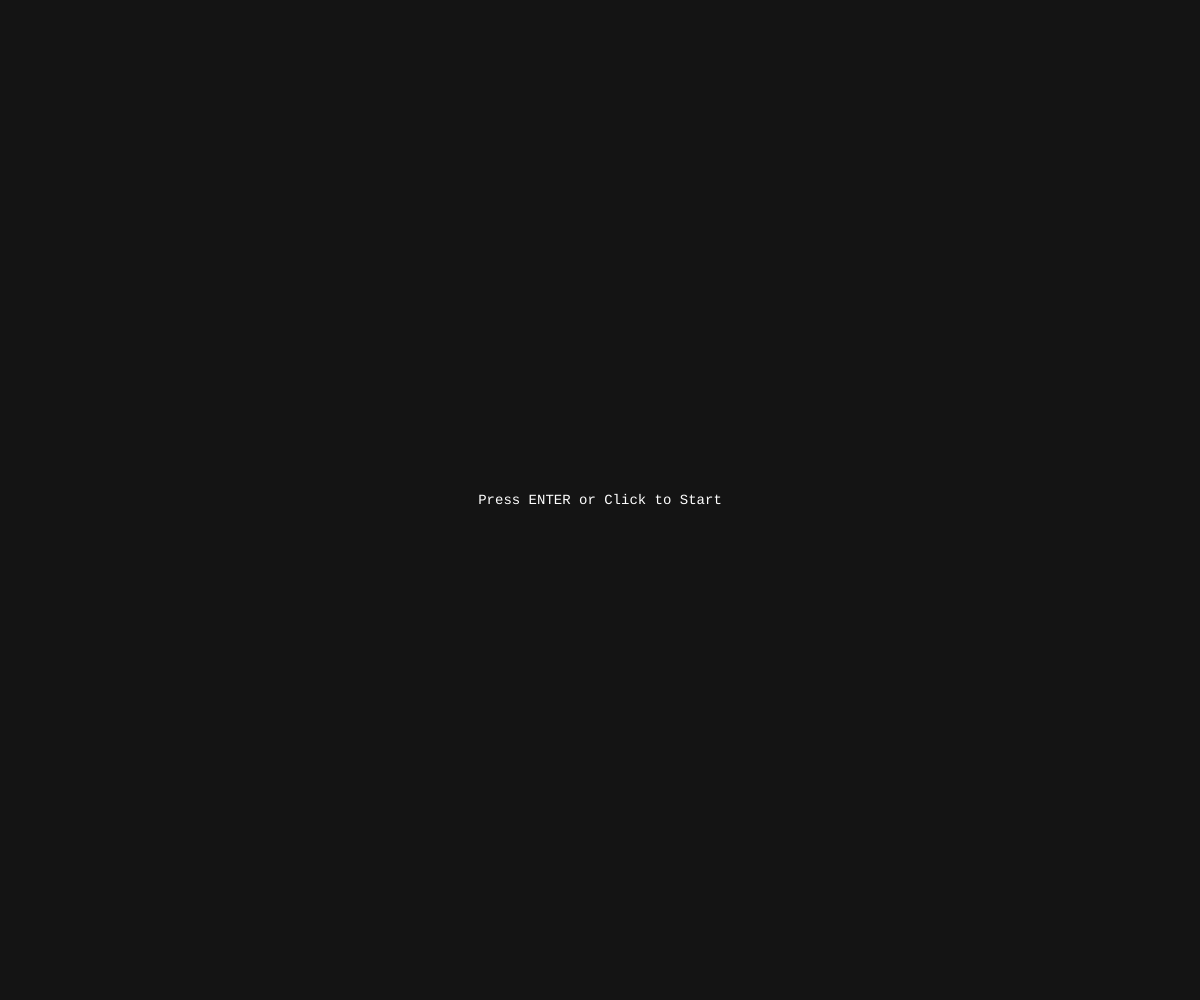
Frame 1 (no input)
Frame 60 (no input): identical to frame 1, image omitted
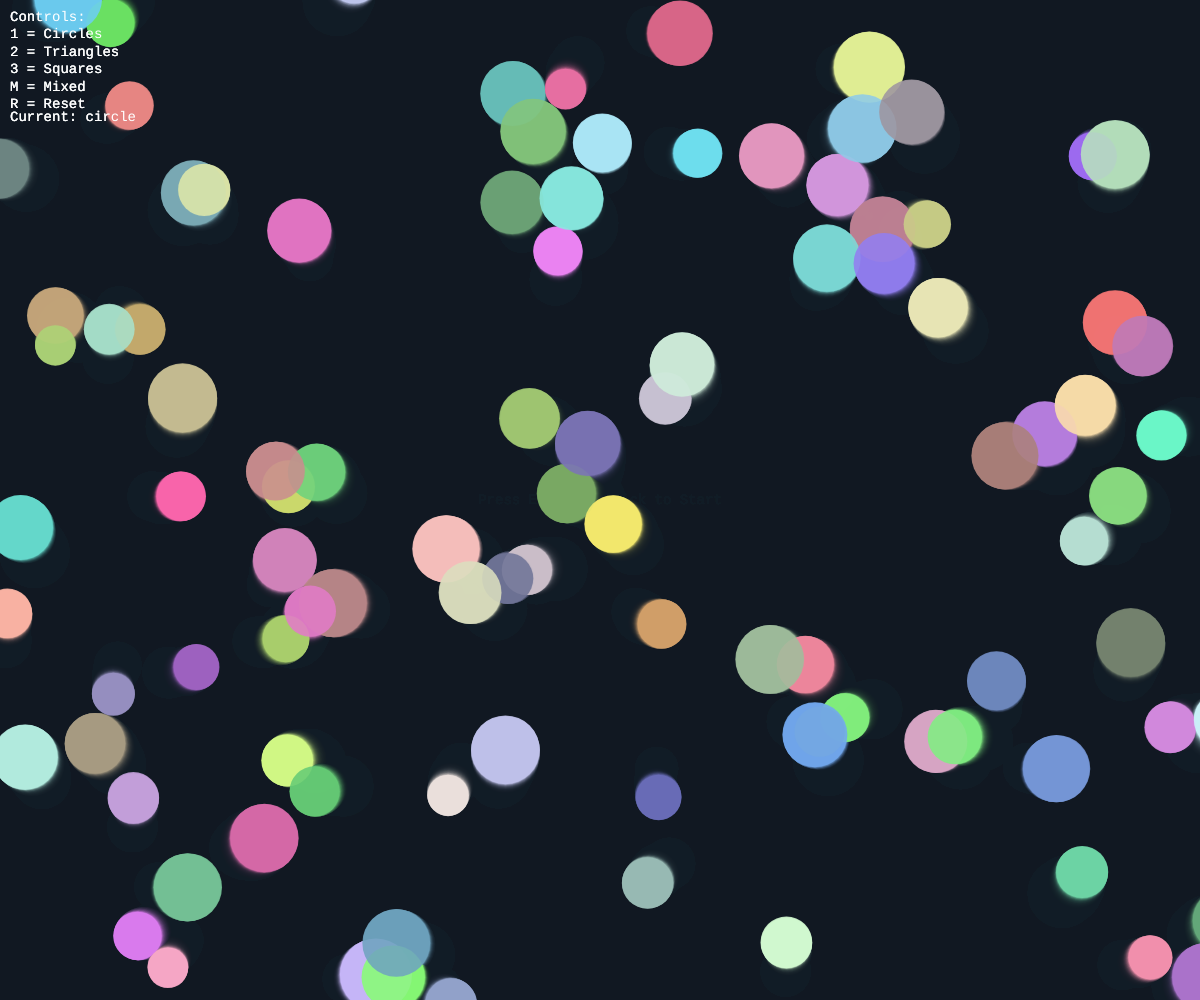
Frame 120 (the mouse pressed at the canvas centre since frame 60)

The p5.js sketch that drew these frames (run headless with seeded random() and noise() and a simulated clock; from frame 60 on, the mouse is pressed at the canvas centre):

// p5.js sketch
// ── sketch.js
let shapes = [];
let shapeType = "circle"; // default
let animationStarted = false;

function setup() {
    createCanvas(windowWidth, windowHeight);
    noStroke();
    textFont("monospace");
    textSize(14);
    fill(255);

    // Show a start screen
    background(20);
    textAlign(CENTER, CENTER);
    text("Press ENTER or Click to Start", width / 2, height / 2);
}

function draw() {
    if (!animationStarted) return; // wait until user starts

    background(20, 30, 40, 50); // trails effect

    shapes.forEach(s => {
        s.update();
        s.display();
    });

    drawHUD(shapeType);
}

// Start animation on click or ENTER
function keyPressed() {
    if (!animationStarted && keyCode === ENTER) {
        startAnimation();
    } else {
        // existing controls
        let result = handleControls(key, shapeType, shapes);
        shapeType = result.shapeType;
        shapes = result.shapes;
    }
}

function mousePressed() {
    if (!animationStarted) {
        startAnimation();
    }
}

function startAnimation() {
    animationStarted = true;
    shapes = createShapes(shapeType);
}
// ── controls.js
function handleControls(key, shapeType, shapes) {
    if (key === "1") {
        shapeType = "circle";
        shapes = createShapes(shapeType);
    } else if (key === "2") {
        shapeType = "triangle";
        shapes = createShapes(shapeType);
    } else if (key === "3") {
        shapeType = "square";
        shapes = createShapes(shapeType);
    } else if (key.toLowerCase() === "m") {
        shapeType = "mixed";
        shapes = createShapes(shapeType);
    } else if (key.toLowerCase() === "r") {
        shapes = createShapes(shapeType);
    }
    return { shapeType, shapes };
}
// ── shapes.js
class Shape {
    constructor(x, y) {
        this.x = x;
        this.y = y;
        this.color = [random(100, 255), random(100, 255), random(100, 255), 220];
        this.sizeNoiseOffset = random(10);
        this.rotation = random(TWO_PI);
        this.rotationSpeed = random(-0.02, 0.02);
    }

    update() {
        this.size = noise(this.sizeNoiseOffset + frameCount * 0.01) * 80 + 20;
        this.rotation += this.rotationSpeed;
        this.x += sin(frameCount * 0.01 + this.sizeNoiseOffset) * 0.5;
        this.y += cos(frameCount * 0.01 + this.sizeNoiseOffset) * 0.5;
    }
}

class Circle extends Shape {
    display() {
        fill(...this.color);
        ellipse(this.x, this.y, this.size);
    }
}

class Triangle extends Shape {
    display() {
        push();
        translate(this.x, this.y);
        rotate(this.rotation);
        fill(...this.color);
        triangle(
            -this.size / 2, this.size / 2,
            this.size / 2, this.size / 2,
            0, -this.size / 2
        );
        pop();
    }
}

class Square extends Shape {
    display() {
        push();
        translate(this.x, this.y);
        rotate(this.rotation);
        fill(...this.color);
        rectMode(CENTER);
        rect(0, 0, this.size, this.size);
        pop();
    }
}
// ── utils.js
function createShapes(shapeType, num = 100) {
    let shapes = [];
    for (let i = 0; i < num; i++) {
        let x = random(width);
        let y = random(height);

        if (shapeType === "circle") {
            shapes.push(new Circle(x, y));
        } else if (shapeType === "triangle") {
            shapes.push(new Triangle(x, y));
        } else if (shapeType === "square") {
            shapes.push(new Square(x, y));
        } else if (shapeType === "mixed") {
            let r = random(["circle", "triangle", "square"]);
            if (r === "circle") shapes.push(new Circle(x, y));
            if (r === "triangle") shapes.push(new Triangle(x, y));
            if (r === "square") shapes.push(new Square(x, y));
        }
    }
    return shapes;
}

function drawHUD(shapeType) {
    push();
    fill(255);
    textAlign(LEFT, TOP);
    text("Controls:\n1 = Circles\n2 = Triangles\n3 = Squares\nM = Mixed\nR = Reset\n", 10, 10);
    text(`Current: ${shapeType}`, 10, 110);
    pop();
}
